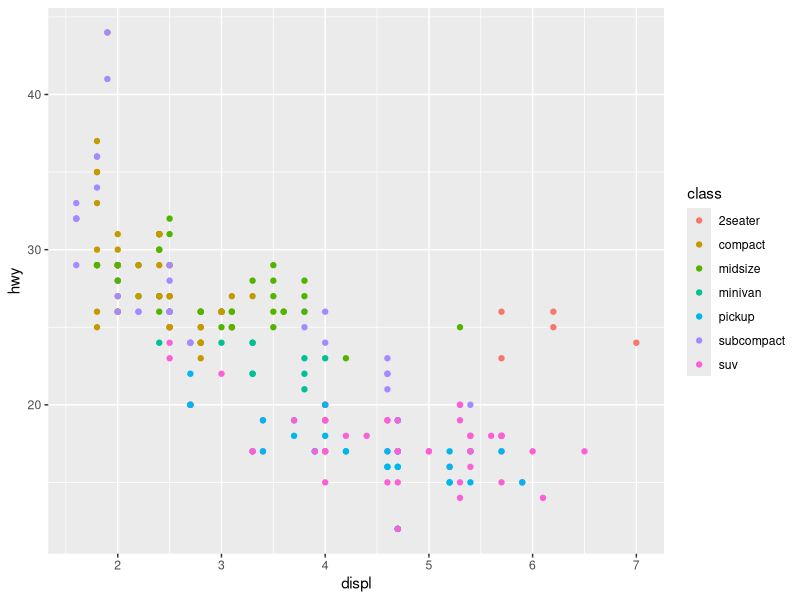
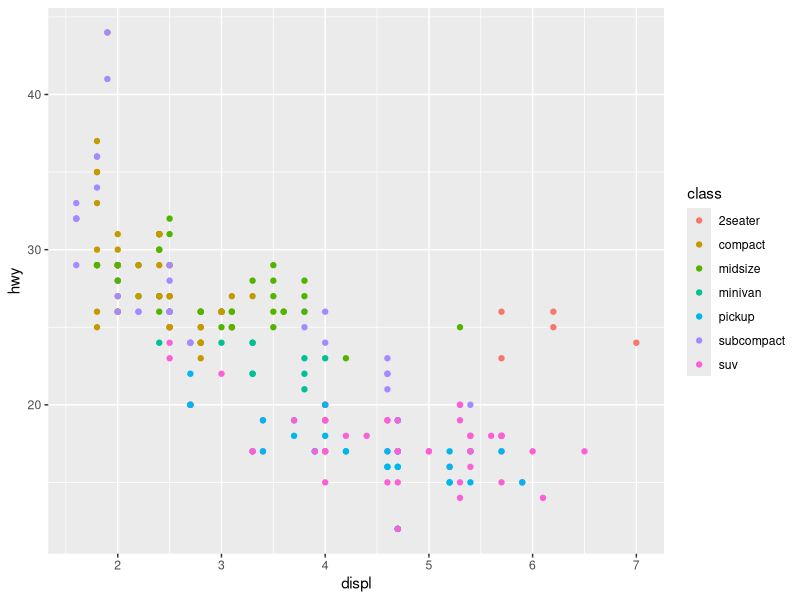
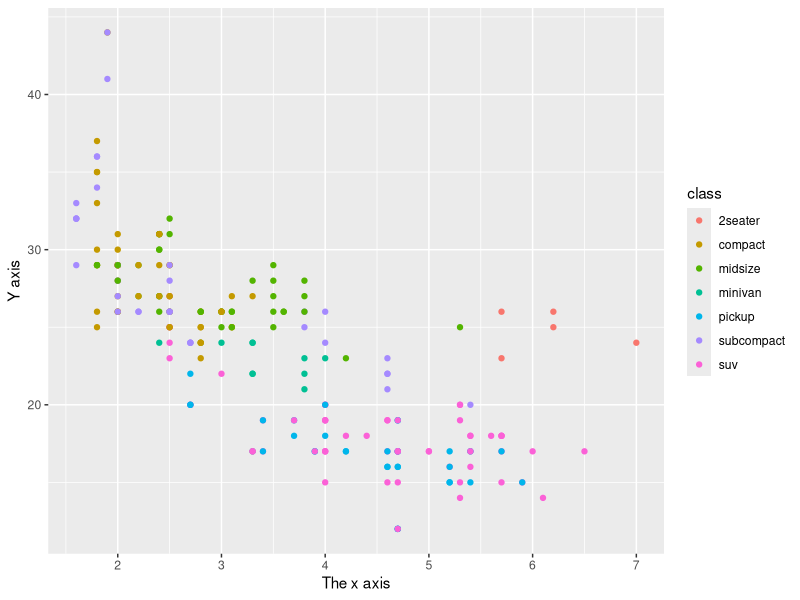
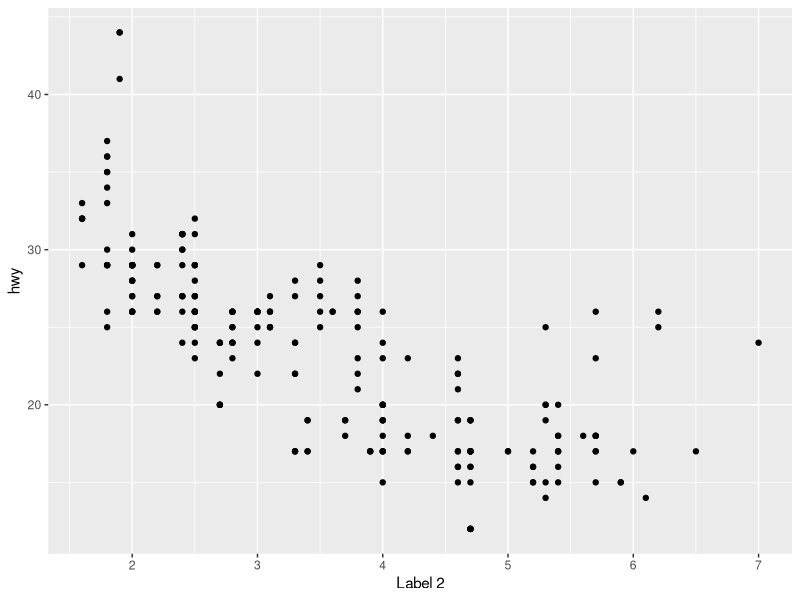
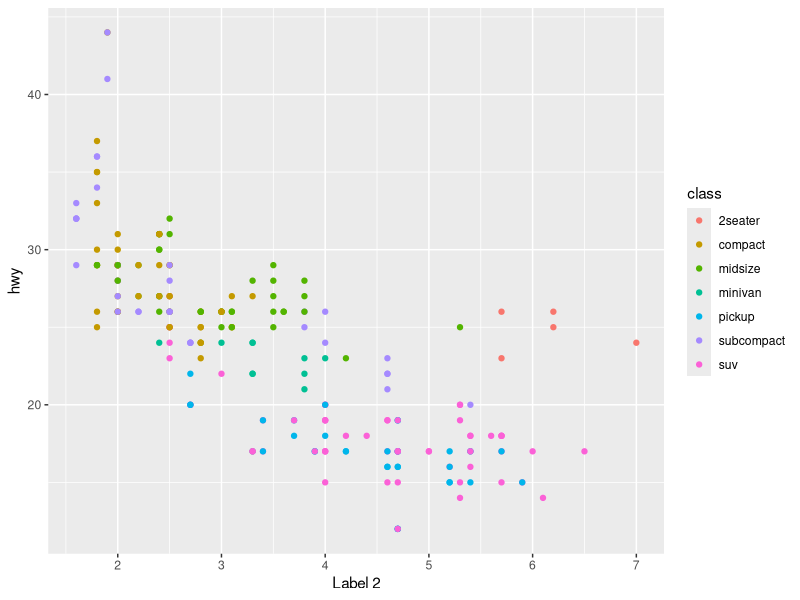
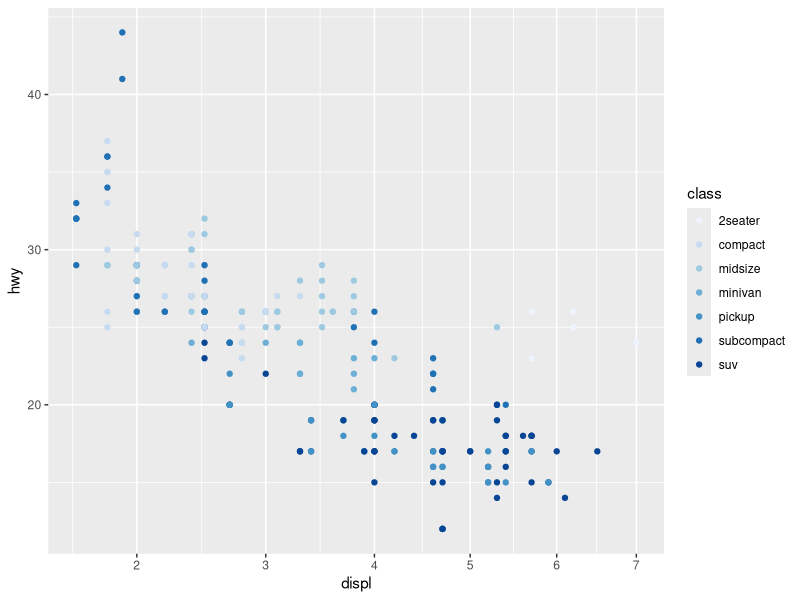
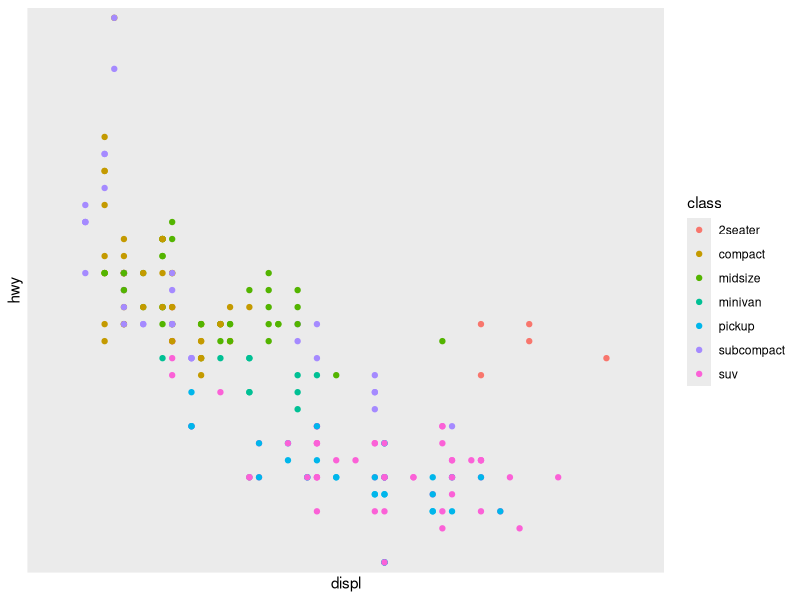

Source code (R) for these figures, in order: (Note: this script raises an error after producing the figures.)
library(tidyverse)
library(knitr)

###############################################################################################################################################################################################
# Chapter 6: Scales, Axes, and Legends
###############################################################################################################################################################################################
# 6.1 Introduction
###############################################################################################################################################################################################
# Scales control the mapping from data to aesthetics. They take data it turn it into something perceivable such as size, color, position, or shape.
# Scales provide the tools that let a plot to be read: the axes and legends.
# Formally, each scale is a function from a region in data space (the domain of the scale) to a region in aesthetic space (range of the scale)
# The axis or legends is the inverse function: it allows for the conversation of visual properties back into data

###############################################################################################################################################################################################
# 6.2 Modifying Scales
###############################################################################################################################################################################################
# A scale is required for every aesthetic used on the plot. When writing the following code:

ggplot(mpg, aes(displ, hwy)) + geom_point(aes(color = class))

# The full code looks like:

ggplot(mpg, aes(displ, hwy)) + geom_point(aes(color = class)) + scale_y_continuous() + scale_x_continuous() + scale_color_discrete()

# Default scales are named according to the aesthetic and the variable type: scale_y_continuous(), scale_color_discrete(), etc.

# ggplot2 automatically adds default scales for every new aesthetic. But to override the defaults, the scale must be manually added

ggplot(mpg, aes(displ, hwy)) + geom_point(aes(color = class)) + scale_x_continuous("The x axis") + scale_y_continuous("Y axis")

# The use of "+" to "add" scales is misleading. When using "+" to a scale, it's not being added to the plot, but overriding the existing scale

ggplot(mpg, aes(displ, hwy)) + geom_point() + scale_x_continuous("Label 1") + scale_x_continuous("Label 2") # In this case only the second label is applied to the graph

ggplot(mpg, aes(displ, hwy)) + geom_point(aes(color = class)) + scale_x_continuous("Label 2") # Equivalent plot to the one above

# A different scale can be used altogether

ggplot(mpg, aes(displ, hwy)) + geom_point(aes(color = class)) + scale_x_sqrt() + scale_color_brewer()

# The naming schemes for scales is straightforward. It is made up of 3 parts:
# 1. scale
# 2. The name of the aesthetic (color, shape, or x)
# 3. The name of the scale(continuous, discrete, brewer)

###############################################################################################################################################################################################
# 6.2.1 Exercises
###############################################################################################################################################################################################
# 1. What happens if you pair a discrete variable to a continuous scale? What happens if you pair a continuous variable to a discrete scale?

ggplot(mpg, aes(displ, hwy, color = class)) + geom_point() + scale_x_discrete() + scale_y_discrete() 

# Scaling a continuous variable on a discrete scale results in the number on the graph being removed and replaced with the name of the variable. Otherwise the graph is similar to as before

ggplot(mpg, aes(drv, hwy)) + geom_point() + scale_x_continuous() + scale_y_continuous()

# Attempting to scale a discrete variable to a continuous scale will result in an error and the graph will not be produced

# 2. Simplify the following plot specifications to make them easier to understand
# a. 
ggplot(mpg, aes(displ)) +
  scale_y_continuous("Highway mpg") +
  scale_x_continuous() +
  geom_point(aes(y = hwy))

# Simplified:

ggplot(mpg, aes(displ, hwy)) + geom_point() + ylab("Highway mpg")

# b. 

ggplot(mpg, aes(y = displ, x = class)) +
  scale_y_continuous("Displacement (l)") +
  scale_x_discrete("Car type") +
  scale_x_discrete("Type of car") +
  scale_colour_discrete() +
  geom_point(aes(colour = drv)) +
  scale_colour_discrete("Drive\ntrain")

# Simplified:

ggplot(mpg, aes(class, displ, color = drv)) +
  geom_point() +
  xlab("Type of car") +
  ylab("Displacement (l)") +
  scale_color_discrete("Drive\ntrain")

###############################################################################################################################################################################################
# 6.3 Guides: Legends and Axes
###############################################################################################################################################################################################
# The most likely component of a scale that is going to modified is **guide**, the axis or legend associated with the scale
# Guides allow for observations to be read from the plot and mapped back to their original values/
# ggplot guides are produced automatically based on the layers of the plot. 
# In ggplot2, the legend isn't directly controlled, instead the data is set up so there's a clear mapping between data and aesthetics that allow for the legend to be generated automatically

# Axis and legends are the same type of thing but while they look very different there are many natural correspondences between the two:
tibble(Axis = c("Label", "Tick and grid line", "Tick label"), Legend = c("Title", "Key", "Key label"), `Argument name` = c("name", "break", "labels"))

###############################################################################################################################################################################################
# 6.3.1 Scale Title
###############################################################################################################################################################################################
# The first argument to the scale function, *name*, is the axes/legend title. It can be supplied text strings (using \n for line breaks) or mathematical expressions in quote (as described in ?plotmath)

df <- data.frame(x = 1:2, y = 1, z = "a")
p <- ggplot(df, aes(x,y)) + geom_point()
p + scale_x_continuous("X axis")
p + scale_x_continuous(quote(a + mathematical ^ expression))

# Because changing labels is such a common task, there are three helper functions: xlab(), ylab(), and labs()

p <- ggplot(df, aes(x,y)) + geom_point(aes(color = z))
p + xlab("X axis") + ylab("Y axis") 
p + labs(x = "X axis", y = "Yaxis", color = "Color\nlegend")

# There are two ways to remove the axis label:
# 1. Setting it to "" omits the label but still allocates space
# 2. NULL removes the label and its space

P <- ggplot(df, aes(x,y)) + geom_point() + theme(plot.background = element_rect(color = "grey50"))
p + labs(x = "", y ="")
p + labs(x = NULL, y = NULL)

###############################################################################################################################################################################################
# 6.3.2 Breaks and Labels
###############################################################################################################################################################################################
# The **breaks** argument controls which values appear as tick marks on axes and keys on legends.
# Each break has an associated label, controlled by the **labels** argument. If **labels** is set, than **breaks** must also be set, otherwise the data changes, the breaks will no longer align with the labels

df <- data.frame(x = c(1, 3, 5) * 1000, y = 1)
axs <- ggplot(df, aes(x, y)) + geom_point() + labs(x = NULL, y = NULL)
axs
axs + scale_x_continuous(breaks = c(2000, 4000))
axs + scale_x_continuous(breaks = c(2000, 4000), labels = c("2k", "4k"))


